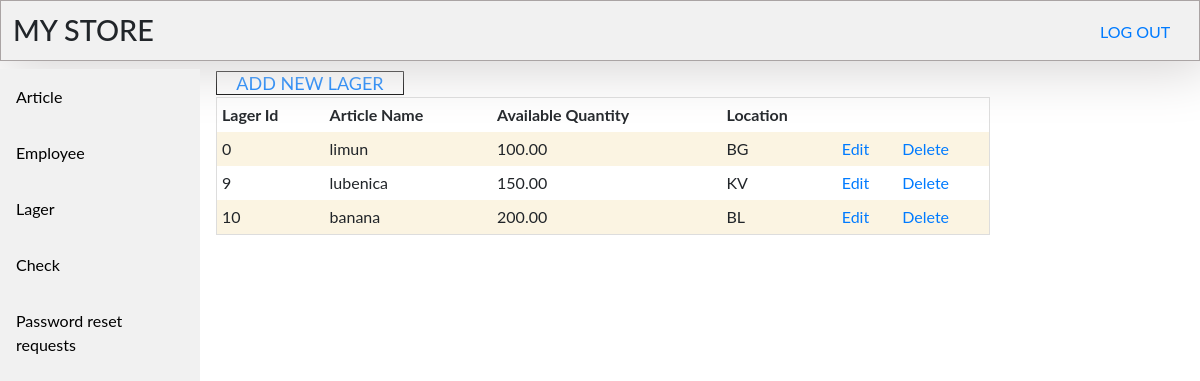
Page /lager_list.php (signed in) on the committed database.
### tables this page shows
CREATE TABLE `lager` (
  `LagerId` int(11) NOT NULL,
  `ArticleId` int(11) DEFAULT NULL,
  `AvailableQuantity` decimal(18,2) DEFAULT NULL,
  `Location` varchar(50) DEFAULT NULL
);

CREATE TABLE `article` (
  `ArticleId` int(11) NOT NULL,
  `Code` varchar(50) DEFAULT NULL,
  `Name` varchar(50) DEFAULT NULL,
  `Unit` char(3) DEFAULT NULL,
  `BarCode` varchar(50) DEFAULT NULL,
  `PLU_COD` varchar(10) DEFAULT NULL
);

### lager_list.php (the view, shortened to what this page needs)
<!DOCTYPE html>
<html>
<head>
    <?php include("includes/head-tag-contents.php"); ?>
</head>
<body>
    <?php include("includes/design-top.php"); ?>
    <?php include("includes/navigation.php"); ?>
    <div class="content">
        <?php
        $db = OpenCon();
        $sql =
            "SELECT l.LagerId, l.ArticleId, l.AvailableQuantity,l.Location, a.Name FROM `lager` as l LEFT JOIN article as a ON a.ArticleId = l.ArticleId";
        $result = $db->query($sql);
        if ($result->num_rows > 0) {
            if ($_SESSION['RoleId'] == 1) {
        ?>
                <a id="add_new" href="lager_add.php">ADD NEW LAGER</a>
            <?php
            }
            ?>
            <div class="table-cont">
                <table>
                    <th>Lager Id</th>
                    <th>Article Name</th>
                    <th>Available Quantity</th>
                    <th>Location</th>
                    <?php
                    while ($row = $result->fetch_assoc()) {
                        echo "<tr>";
                        echo "<td>" . $row['LagerId'] . "</td>";
                        echo "<td>" . $row['Name'] . "</td>";
                        echo "<td>" . $row['AvailableQuantity'] . "</td>";
                        echo "<td>" . $row['Location'] . "</td>";
                    ?>
                    <?php
                        if ($_SESSION['RoleId'] == 1) {
                            echo "<td><a href=lager_edit.php?id='" . $row['LagerId'] . "'>Edit</a></td>";
                            echo "<td><a href=lager_delete.php?id=" . $row['LagerId'] . ">Delete</a></td>";
                        }
                        echo "</tr>";
                    }
                    ?>
                </table>
                <div class="logout">
                    <a href="logout.php">LOG OUT</a>
                </div>
            </div>
        <?php
        }
        ?>
    </div>
</body>
</html>

### style/style.css (style rules this page uses)
body { margin: 0; padding: 0; font-family: "Lato", sans-serif; }
div.content { margin-left: 200px; padding: 1px 16px; height: 85%; overflow: auto; }
div.table-cont { overflow-x: auto; }
table { border-collapse: collapse; border-spacing: 0; width: 80%; border: 1px solid #ddd; padding-top: 2%; }
th, td { text-align: left; padding: 5px; }
tr:nth-child(even) { background-color: hwb(44 86% 2% / 0.788) }
div.logout { position: absolute; top: 10px; right: 10px; color: white; height: 50px; width: 100px; padding: 10px; }
#add_new { border: solid black 1.5px; border-radius: 1%; font-size: large; padding-left: 2%; padding-right: 2%; }

### rows in the picture
lager: LagerId "0", ArticleId.Name "limun", AvailableQuantity "100.00", Location "BG"
lager: LagerId "9", ArticleId.Name "lubenica", AvailableQuantity "150.00", Location "KV"
lager: LagerId "10", ArticleId.Name "banana", AvailableQuantity "200.00", Location "BL"
